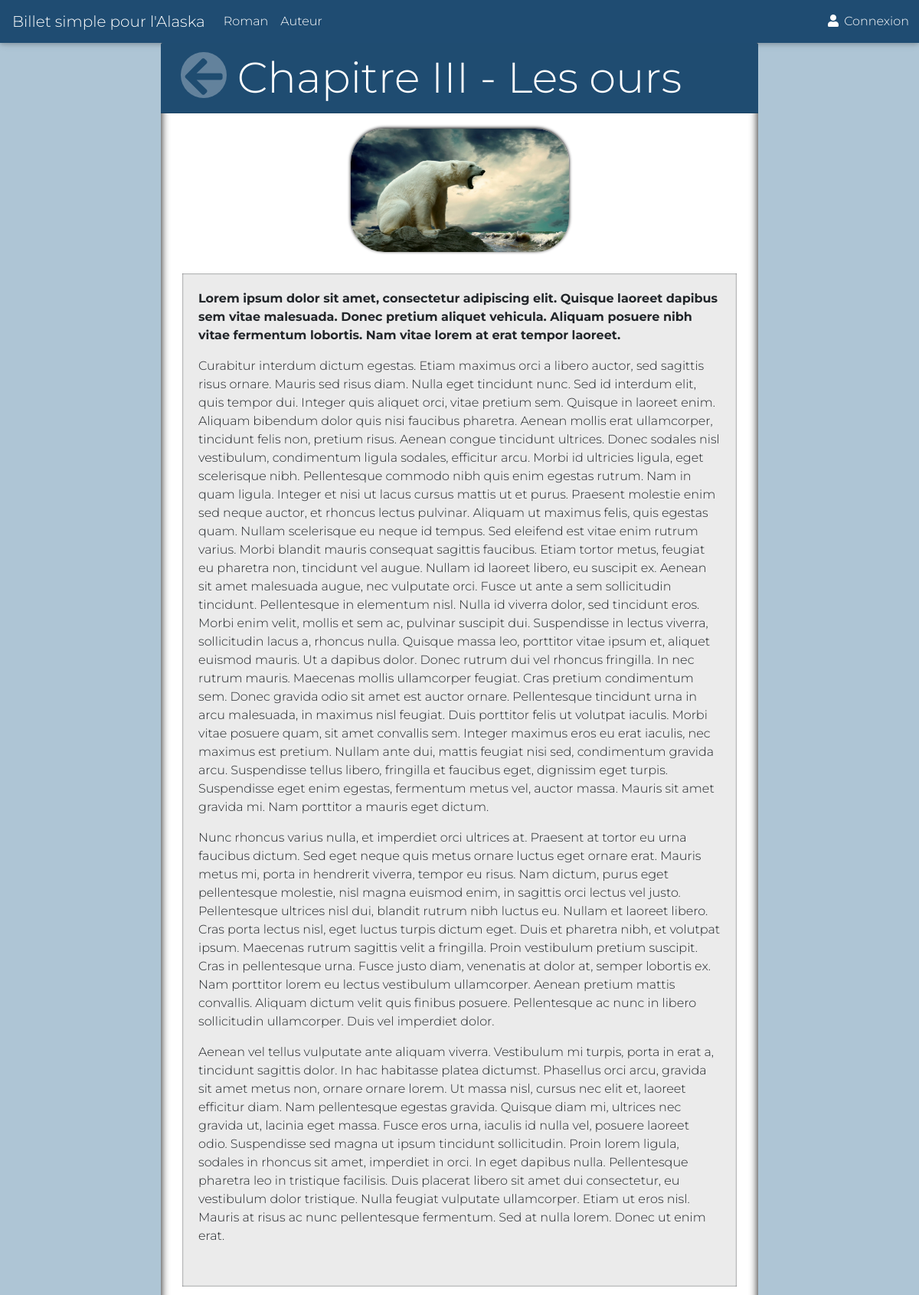
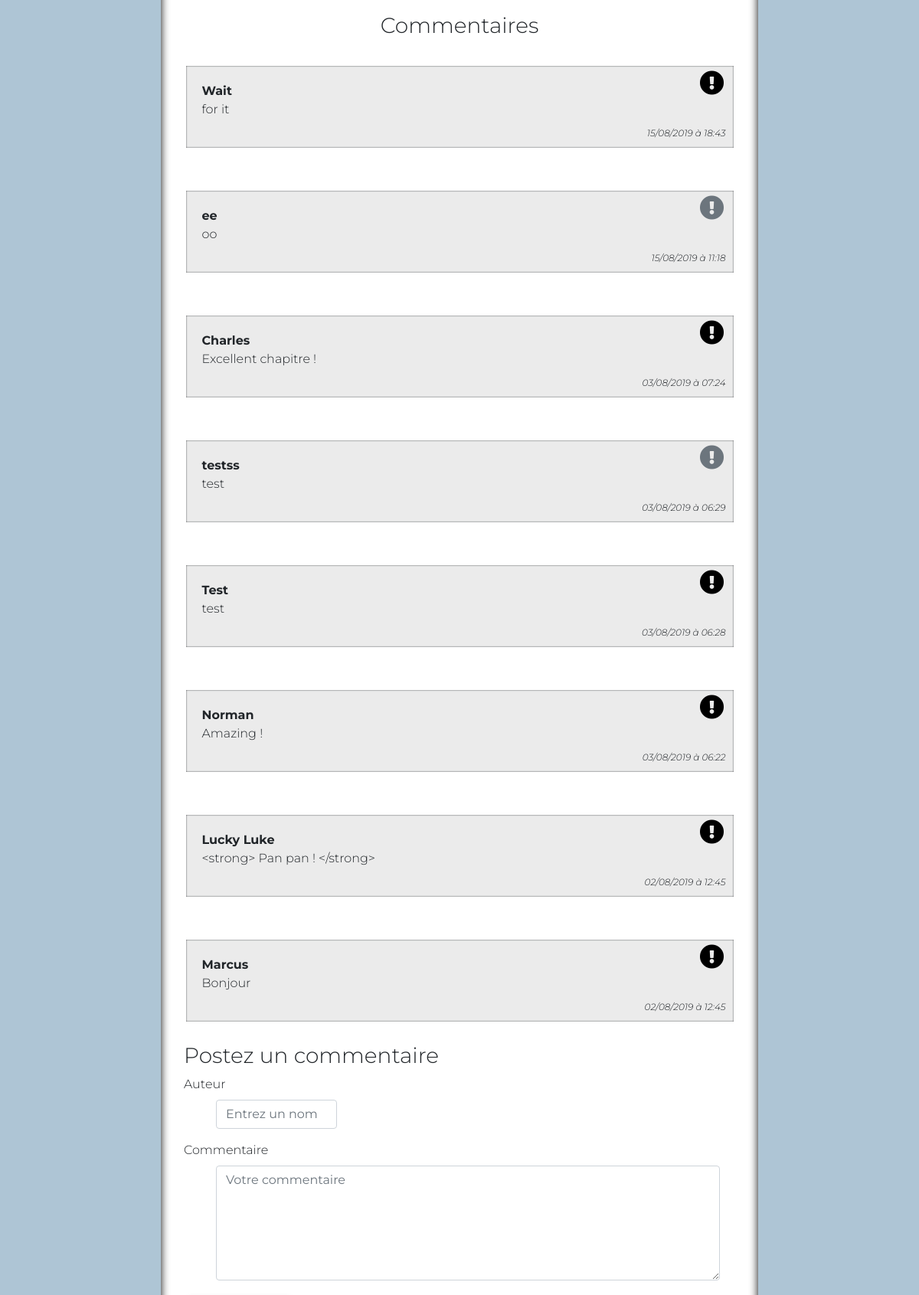
The app's page /index.php?action=post&id=3 (upper part) with its own data (2 pictures, top to bottom).
### tables this page shows
CREATE TABLE IF NOT EXISTS `billets` (
  `id` int(11) NOT NULL AUTO_INCREMENT,
  `title` varchar(255) NOT NULL,
  `content` text NOT NULL,
  `picture` varchar(255) NOT NULL,
  `description` varchar(255) NOT NULL,
  PRIMARY KEY (`id`)
);

CREATE TABLE IF NOT EXISTS `commentaires` (
  `id` int(11) NOT NULL AUTO_INCREMENT,
  `post_id` int(11) NOT NULL,
  `author` varchar(255) NOT NULL,
  `comment` text NOT NULL,
  `comment_date` datetime NOT NULL,
  `reported` int(11) DEFAULT NULL,
  PRIMARY KEY (`id`),
  KEY `commentaires_ibfk_1` (`post_id`)
);

### model/PostManager.php (called while the page is built, shortened)
<?php
class PostManager extends Manager
{
	public function getPost($postId)
    {
        $db = $this->dbConnect();
        $req = $db->prepare('SELECT id, title, picture, content FROM billets WHERE id = ?');
        $req->execute(array($postId));
        $post = $req->fetch();
        return $post;
    }
}

### model/CommentManager.php (called while the page is built, shortened)
<?php
class CommentManager extends Manager
{
    public function getComments($postId)
    {
        $db = $this->dbConnect();
        $comments = $db->prepare('SELECT id, author, comment, reported, post_id, DATE_FORMAT(comment_date, \'%d/%m/%Y à %H:%i\') AS comment_date_fr FROM commentaires WHERE post_id = ? ORDER BY comment_date DESC');
        $comments->execute(array($postId));
        return $comments;
    }
}

### view/postView.php (the view, shortened to what this page needs)
<div class="container jumbotron jumbotron-fluid col-lg-8 col-md-12 col-sm-12 col-xs-12 d-flex flex-wrap justify-content-center ">
    <h1 class="display-4 card-header col-12 text-center"> <a id="back" href="index.php"><i class="fas fa-arrow-left"></i></a> <?= $post['title'] ?> </h1>
    <img src=" <?= $post['picture'] ?> " alt="Illustration du chapitre" class="pic-container">
    <div class="text-container"> <?= $post['content'] ?> </div>
    <h3 id="title-comments">Commentaires</h3>
    <?php
    while ($comment = $comments->fetch()) {
    ?>
        <p class="text-container col-11">
            <strong><?= htmlspecialchars($comment['author']) ?></strong><br>
            <a href="
            <?php
            if($comment['reported'] == null) {
              echo 'index.php?action=reportComment&amp;id='.$comment["id"].'&amp;p_id= '.  $comment["post_id"] .' ';
            } else {
                echo "#title-comments"; }
            ?>
            " title="Signaler ce commentaire">
            <i class="fas fa-exclamation-circle
            <?php
            if($comment['reported'] != null) {
                echo "text-muted"; }
            ?>
            " data-toggle="tooltip" data-placement="top" title="
            <?php
            if($comment['reported'] != null) {
                echo "Ce commentaire a déjà été signalé et est en cours de traitement par le modérateur";
            } else {
                echo "Signaler ce commentaire"; }
            ?>
            "></i></a>
            <?= htmlspecialchars($comment['comment']) ?>
            <i class="com-date"><?= $comment['comment_date_fr'] ?></i>
        </p>
    <?php
    }
    ?>
    <form class="col-12" action="index.php?action=addComment&amp;id=<?= $post['id'] ?>#title-comments" method="post">
        <h3 class="col-11">Postez un commentaire</h3>
      <div class="form-group col-3">
        <label for="author">Auteur</label>
        <input type="text" class="form-control" name="author" id="author" placeholder="Entrez un nom">
    </div>
    <div class="form-group col-11">
        <label for="comment">Commentaire</label>
        <textarea class="form-control" name="comment" id="comment" rows="3" placeholder="Votre commentaire"></textarea>
    </div>
    </form>
</div>
<?php require('template.php'); ?>

### public/css/style.css (style rules this page uses)
html { scroll-behavior: smooth; }
body { background-color: #aec5d5; font-family: 'Montserrat', sans-serif; }
.card-header { background-color: rgb(31, 76, 113); color: white; }
.jumbotron-fluid { padding-top: 0; box-shadow: inset 0px 0px 12px black; margin-bottom: 0; background-color: white; }
.text-container { padding: 21px; padding-bottom: 38px; background-color: #00000014; margin: 28px; box-shadow: inset 0px 0px 2px; position: relative; width: 96%; overflow-wrap: break-word; }
.pic-container { width: 285px; border-radius: 44px; box-shadow: 0px -1px 4px 0px black; margin-top: 20px; }
a { color: white }
#back { position: absolute; left: 26px; width: 60px; height: 60px; background-color: white; color: #1f4c70; border-radius: 100%; opacity: 0.3; }
.fa-exclamation-circle { position: absolute; right: 12px; top: 6px; font-size: 32px; color: black; }
.com-date { padding: 10px; position: absolute; right: 0; bottom: 0; font-size: 12px; }
#comment { min-height: 150px; }
.form-control { border-bottom: 1px solid #ced4da!important; margin: 0 5px 1px 42px!important; color: black!important; }
strong { font-weight: bold; }

### records on screen
billets: title "Chapitre III - Les ours", picture (picture), content "Lorem ipsum dolor sit amet, consectetur adipiscing elit. Quisque laoreet dapibus sem vitae malesuada. Donec pretium aliquet vehicula. Aliquam posuere nibh vitae fermentum lobortis. Nam vitae lorem at erat tempor laoreet. Curabitur interdum dictum egestas. Etiam maximus orci a libero auctor, sed sagittis risus ornare. Mauris sed risus diam. Nulla eget tincidunt nunc. Sed id interdum elit, quis tempor dui. Integer quis aliquet orci, vitae pretium sem. Quisque in laoreet enim. Aliquam bibendum dolor quis nisi faucibus pharetra. Aenean mollis erat ullamcorper, tincidunt felis non, pretium risus. Aenean congue tincidunt ultrices. Donec sodales nisl vestibulum, condimentum ligula sodales,…"
commentaires: author "Wait", comment "for it", comment_date_fr "15/08/2019 à 18:43"
commentaires: author "ee", reported 1 (drawn), comment "oo", comment_date_fr "15/08/2019 à 11:18"
commentaires: author "Charles", comment "Excellent chapitre !", comment_date_fr "03/08/2019 à 07:24"
commentaires: author "testss", reported 1 (drawn), comment "test", comment_date_fr "03/08/2019 à 06:29"
commentaires: author "Test", comment "test", comment_date_fr "03/08/2019 à 06:28"
commentaires: author "Norman", comment "Amazing !", comment_date_fr "03/08/2019 à 06:22"
commentaires: author "Lucky Luke", comment "<strong> Pan pan ! </strong>", comment_date_fr "02/08/2019 à 12:45"
commentaires: author "Marcus", comment "Bonjour", comment_date_fr "02/08/2019 à 12:45"
